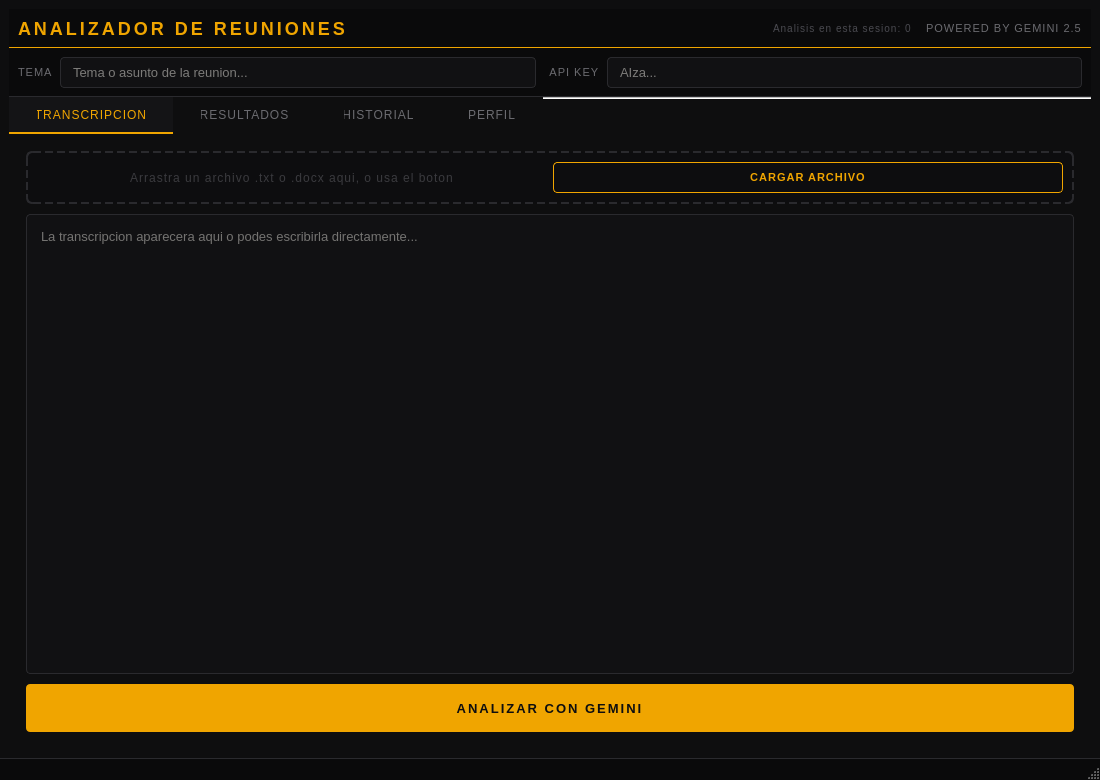
<?xml version="1.0" encoding="UTF-8"?>
<ui version="4.0">
 <class>MainWindow</class>
 <widget class="QMainWindow" name="MainWindow">
  <property name="geometry">
   <rect>
    <x>0</x>
    <y>0</y>
    <width>1100</width>
    <height>780</height>
   </rect>
  </property>
  <property name="windowTitle">
   <string>Analizador de Reuniones</string>
  </property>
  <property name="styleSheet">
   <string>QMainWindow, QWidget#centralwidget { background-color: #0e0e0f; }
QWidget { color: #e8e6e0; font-family: &quot;Segoe UI&quot;; font-size: 13px; }
QTabWidget::pane { border: 1px solid #2a2a2e; background-color: #141416; }
QTabBar::tab { background-color: #0e0e0f; color: #6b6b70; padding: 10px 28px; border: none; border-bottom: 2px solid transparent; font-size: 12px; letter-spacing: 1px; }
QTabBar::tab:selected { color: #f0a500; border-bottom: 2px solid #f0a500; background-color: #141416; }
QTabBar::tab:hover:!selected { color: #c8c6c0; }
QPlainTextEdit { background-color: #111113; border: 1px solid #2a2a2e; border-radius: 4px; color: #d8d6d0; padding: 10px; selection-background-color: #f0a500; selection-color: #0e0e0f; }
QPlainTextEdit:focus { border: 1px solid #f0a500; }
QLineEdit { background-color: #111113; border: 1px solid #2a2a2e; border-radius: 4px; color: #e8e6e0; padding: 6px 10px; }
QLineEdit:focus { border: 1px solid #f0a500; }
QGroupBox { border: 1px solid #2a2a2e; border-radius: 4px; margin-top: 14px; padding-top: 8px; font-size: 11px; letter-spacing: 1px; color: #6b6b70; }
QGroupBox::title { subcontrol-origin: margin; left: 12px; padding: 0 6px; }
QScrollBar:vertical { background: #111113; width: 8px; border: none; }
QScrollBar::handle:vertical { background: #2a2a2e; border-radius: 4px; min-height: 20px; }
QScrollBar::handle:vertical:hover { background: #f0a500; }
QScrollBar::add-line:vertical, QScrollBar::sub-line:vertical { height: 0px; }
QStatusBar { background-color: #0a0a0b; color: #6b6b70; border-top: 1px solid #2a2a2e; font-size: 11px; }
QFrame#frameHeader { background-color: #0a0a0b; border-bottom: 1px solid #f0a500; }
QFrame#frameControles { background-color: #0a0a0b; border-bottom: 1px solid #2a2a2e; }
QLabel#lblAppTitle { color: #f0a500; font-size: 18px; font-weight: bold; letter-spacing: 3px; }
QLabel#lblAppSubtitle { color: #6b6b70; font-size: 11px; letter-spacing: 1px; }
QLabel#lblTema { color: #6b6b70; font-size: 11px; letter-spacing: 1px; }
QLabel#lblApiKey { color: #6b6b70; font-size: 11px; letter-spacing: 1px; }
QLabel#lblEstadisticas { color: #4a4a50; font-size: 10px; letter-spacing: 1px; }
QFrame#frameDropZone { border: 2px dashed #2a2a2e; border-radius: 6px; background-color: #0d0d0f; }</string>
  </property>
  <widget class="QWidget" name="centralwidget">
   <layout class="QVBoxLayout" name="layoutPrincipal">
    <property name="spacing">
     <number>0</number>
    </property>
    <item>
     <widget class="QFrame" name="frameHeader">
      <layout class="QHBoxLayout" name="layoutHeader">
       <item>
        <widget class="QLabel" name="lblAppTitle">
         <property name="text">
          <string>ANALIZADOR DE REUNIONES</string>
         </property>
        </widget>
       </item>
       <item>
        <spacer name="spacerHeader">
         <property name="orientation">
          <enum>Qt::Orientation::Horizontal</enum>
         </property>
         <property name="sizeHint" stdset="0">
          <size>
           <width>40</width>
           <height>20</height>
          </size>
         </property>
        </spacer>
       </item>
       <item>
        <widget class="QLabel" name="lblEstadisticas">
         <property name="text">
          <string>Analisis en esta sesion: 0</string>
         </property>
        </widget>
       </item>
       <item>
        <widget class="QLabel" name="lblAppSubtitle">
         <property name="text">
          <string>  POWERED BY GEMINI 2.5</string>
         </property>
        </widget>
       </item>
      </layout>
     </widget>
    </item>
    <item>
     <widget class="QFrame" name="frameControles">
      <layout class="QHBoxLayout" name="layoutControles">
       <item>
        <widget class="QLabel" name="lblTema">
         <property name="text">
          <string>TEMA</string>
         </property>
        </widget>
       </item>
       <item>
        <widget class="QLineEdit" name="txtTema">
         <property name="placeholderText">
          <string>Tema o asunto de la reunion...</string>
         </property>
        </widget>
       </item>
       <item>
        <widget class="QLabel" name="lblApiKey">
         <property name="text">
          <string>  API KEY</string>
         </property>
        </widget>
       </item>
       <item>
        <widget class="QLineEdit" name="txtApiKey">
         <property name="echoMode">
          <enum>QLineEdit::EchoMode::Password</enum>
         </property>
         <property name="placeholderText">
          <string>AIza...</string>
         </property>
        </widget>
       </item>
      </layout>
     </widget>
    </item>
    <item>
     <widget class="QTabWidget" name="tabWidget">
      <property name="currentIndex">
       <number>0</number>
      </property>
      <property name="documentMode">
       <bool>true</bool>
      </property>
      <widget class="QWidget" name="tabTranscripcion">
       <attribute name="title">
        <string>TRANSCRIPCION</string>
       </attribute>
       <layout class="QVBoxLayout" name="layoutTab1">
        <property name="spacing">
         <number>10</number>
        </property>
        <property name="leftMargin">
         <number>16</number>
        </property>
        <property name="topMargin">
         <number>16</number>
        </property>
        <property name="rightMargin">
         <number>16</number>
        </property>
        <property name="bottomMargin">
         <number>16</number>
        </property>
        <item>
         <widget class="QFrame" name="frameDropZone">
          <layout class="QHBoxLayout" name="layoutDropZone">
           <item>
            <widget class="QLabel" name="lblDropHint">
             <property name="styleSheet">
              <string>color: #3a3a3e; font-size: 12px; letter-spacing: 1px;</string>
             </property>
             <property name="text">
              <string>Arrastra un archivo .txt o .docx aqui, o usa el boton</string>
             </property>
             <property name="alignment">
              <set>Qt::AlignmentFlag::AlignCenter</set>
             </property>
            </widget>
           </item>
           <item>
            <widget class="QPushButton" name="btnCargarArchivo">
             <property name="styleSheet">
              <string>QPushButton { background-color: transparent; color: #f0a500; border: 1px solid #f0a500; border-radius: 4px; padding: 8px 20px; font-size: 11px; letter-spacing: 1px; font-weight: bold; } QPushButton:hover { background-color: #f0a500; color: #0e0e0f; }</string>
             </property>
             <property name="text">
              <string>CARGAR ARCHIVO</string>
             </property>
            </widget>
           </item>
          </layout>
         </widget>
        </item>
        <item>
         <widget class="QPlainTextEdit" name="txtTranscripcion">
          <property name="font">
           <font>
            <family>Segoe UI</family>
            <pointsize>-1</pointsize>
           </font>
          </property>
          <property name="placeholderText">
           <string>La transcripcion aparecera aqui o podes escribirla directamente...</string>
          </property>
         </widget>
        </item>
        <item>
          <widget class="QPushButton" name="btnAnalizar">
           <property name="minimumSize">
            <size>
             <width>0</width>
             <height>48</height>
            </size>
           </property>
           <property name="styleSheet">
            <string>QPushButton { background-color: #f0a500; color: #0e0e0f; border: none; border-radius: 4px; font-size: 13px; font-weight: bold; letter-spacing: 2px; padding: 14px; } QPushButton:hover { background-color: #ffc107; } QPushButton:disabled { background-color: #2a2510; color: #5a5020; }</string>
           </property>
           <property name="text">
            <string>ANALIZAR CON GEMINI</string>
           </property>
          </widget>
        </item>
       </layout>
      </widget>
      <widget class="QWidget" name="tabResultados">
       <attribute name="title">
        <string>RESULTADOS</string>
       </attribute>
       <layout class="QVBoxLayout" name="layoutTab2">
        <property name="spacing">
         <number>10</number>
        </property>
        <property name="leftMargin">
         <number>16</number>
        </property>
        <property name="topMargin">
         <number>16</number>
        </property>
        <property name="rightMargin">
         <number>16</number>
        </property>
        <property name="bottomMargin">
         <number>16</number>
        </property>
        <item>
         <widget class="QTabWidget" name="tabResultadosInterno">
          <property name="styleSheet">
           <string>QTabWidget#tabResultadosInterno QTabBar::tab { padding: 8px 22px; font-size: 11px; letter-spacing: 1px; color: #6b6b70; background-color: #141416; border: none; border-bottom: 2px solid transparent; }
QTabWidget#tabResultadosInterno QTabBar::tab:selected { color: #4ade80; border-bottom: 2px solid #4ade80; }
QTabWidget#tabResultadosInterno QTabBar::tab:hover:!selected { color: #c8c6c0; }
QTabWidget#tabResultadosInterno QTabWidget::pane { border: 1px solid #2a2a2e; background-color: #111113; }</string>
          </property>
          <property name="documentMode">
           <bool>true</bool>
          </property>
          <widget class="QWidget" name="subTabResumen">
           <attribute name="title">
            <string>RESUMEN</string>
           </attribute>
           <layout class="QVBoxLayout" name="layoutSubResumen">
            <property name="leftMargin">
             <number>12</number>
            </property>
            <property name="topMargin">
             <number>12</number>
            </property>
            <property name="rightMargin">
             <number>12</number>
            </property>
            <property name="bottomMargin">
             <number>12</number>
            </property>
            <item>
             <widget class="QPlainTextEdit" name="txtResumen">
              <property name="readOnly">
               <bool>true</bool>
              </property>
              <property name="placeholderText">
               <string>El resumen ejecutivo aparecera aqui despues del analisis...</string>
              </property>
             </widget>
            </item>
           </layout>
          </widget>
          <widget class="QWidget" name="subTabActa">
           <attribute name="title">
            <string>ACTA</string>
           </attribute>
           <layout class="QVBoxLayout" name="layoutSubActa">
            <property name="leftMargin">
             <number>12</number>
            </property>
            <property name="topMargin">
             <number>12</number>
            </property>
            <property name="rightMargin">
             <number>12</number>
            </property>
            <property name="bottomMargin">
             <number>12</number>
            </property>
            <item>
             <widget class="QPlainTextEdit" name="txtActa">
              <property name="readOnly">
               <bool>true</bool>
              </property>
              <property name="placeholderText">
               <string>El acta formal generada aparecera aqui despues del analisis...</string>
              </property>
             </widget>
            </item>
           </layout>
          </widget>
          <widget class="QWidget" name="subTabTareas">
           <attribute name="title">
            <string>TAREAS</string>
           </attribute>
           <layout class="QVBoxLayout" name="layoutSubTareas">
            <property name="leftMargin">
             <number>12</number>
            </property>
            <property name="topMargin">
             <number>12</number>
            </property>
            <property name="rightMargin">
             <number>12</number>
            </property>
            <property name="bottomMargin">
             <number>12</number>
            </property>
            <item>
             <widget class="QPlainTextEdit" name="txtTareas">
              <property name="font">
               <font>
                <family>Segoe UI</family>
                <pointsize>-1</pointsize>
               </font>
              </property>
              <property name="readOnly">
               <bool>true</bool>
              </property>
              <property name="placeholderText">
               <string>Las tareas por participante apareceran aqui despues del analisis...</string>
              </property>
             </widget>
            </item>
           </layout>
          </widget>
         </widget>
        </item>
         <item>
          <widget class="QPushButton" name="btnExportarPDF">
           <property name="enabled">
            <bool>false</bool>
           </property>
           <property name="minimumSize">
            <size>
             <width>0</width>
             <height>48</height>
            </size>
           </property>
           <property name="styleSheet">
            <string>QPushButton { background-color: transparent; color: #4ade80; border: 1px solid #4ade80; border-radius: 4px; font-size: 12px; font-weight: bold; letter-spacing: 2px; padding: 14px; } QPushButton:hover { background-color: #4ade80; color: #0e0e0f; } QPushButton:disabled { color: #1a3a1a; border-color: #1a3a1a; }</string>
           </property>
           <property name="text">
            <string>EXPORTAR ACTA Y TAREAS COMO PDF</string>
           </property>
          </widget>
         </item>
        </layout>
       </widget>
       <widget class="QWidget" name="tabHistorial">
        <attribute name="title">
         <string>HISTORIAL</string>
        </attribute>
        <layout class="QVBoxLayout" name="layoutTab3">
         <property name="spacing">
          <number>10</number>
         </property>
         <property name="leftMargin">
          <number>16</number>
         </property>
         <property name="topMargin">
          <number>16</number>
         </property>
         <property name="rightMargin">
          <number>16</number>
         </property>
         <property name="bottomMargin">
          <number>16</number>
         </property>
         <item>
          <layout class="QHBoxLayout" name="layoutHeaderHistorial">
           <item>
            <widget class="QLabel" name="lblTituloHistorial">
             <property name="styleSheet">
              <string>color: #6b6b70; font-size: 11px; letter-spacing: 1px;</string>
             </property>
             <property name="text">
              <string>REUNIONES GUARDADAS EN EL SERVIDOR REMOTO</string>
             </property>
            </widget>
           </item>
           <item>
            <spacer name="spacerHistorial">
             <property name="orientation">
              <enum>Qt::Orientation::Horizontal</enum>
             </property>
             <property name="sizeHint" stdset="0">
              <size>
               <width>40</width>
               <height>20</height>
              </size>
             </property>
            </spacer>
           </item>
           <item>
            <widget class="QPushButton" name="btnRefrescarHistorial">
             <property name="styleSheet">
              <string>QPushButton { background-color: transparent; color: #f0a500; border: 1px solid #f0a500; border-radius: 4px; padding: 6px 14px; font-size: 11px; letter-spacing: 1px; font-weight: bold; } QPushButton:hover { background-color: #f0a500; color: #0e0e0f; }</string>
             </property>
             <property name="text">
              <string>REFRESCAR HISTORIAL</string>
             </property>
            </widget>
           </item>
          </layout>
         </item>
         <item>
          <widget class="QSplitter" name="splitterHistorial">
           <property name="orientation">
            <enum>Qt::Orientation::Horizontal</enum>
           </property>
           <widget class="QListWidget" name="listHistorial">
            <property name="styleSheet">
             <string>QListWidget { background-color: #111113; border: 1px solid #2a2a2e; border-radius: 4px; color: #d8d6d0; padding: 6px; } QListWidget::item { padding: 10px; border-bottom: 1px solid #1a1a1e; border-radius: 4px; } QListWidget::item:selected { background-color: #2a2510; color: #f0a500; border: 1px solid #f0a500; } QListWidget::item:hover:!selected { background-color: #1a1a1e; }</string>
            </property>
           </widget>
           <widget class="QWidget" name="widgetDetalleHistorial">
            <layout class="QVBoxLayout" name="layoutDetalleHistorial">
             <property name="leftMargin">
              <number>0</number>
             </property>
             <property name="topMargin">
              <number>0</number>
             </property>
             <property name="rightMargin">
              <number>0</number>
             </property>
             <property name="bottomMargin">
              <number>0</number>
             </property>
             <item>
              <widget class="QTabWidget" name="tabDetalleHistorialInterno">
               <property name="styleSheet">
                <string>QTabWidget#tabDetalleHistorialInterno QTabBar::tab { padding: 8px 22px; font-size: 11px; letter-spacing: 1px; color: #6b6b70; background-color: #141416; border: none; border-bottom: 2px solid transparent; } QTabWidget#tabDetalleHistorialInterno QTabBar::tab:selected { color: #f0a500; border-bottom: 2px solid #f0a500; } QTabWidget#tabDetalleHistorialInterno QTabBar::tab:hover:!selected { color: #c8c6c0; } QTabWidget#tabDetalleHistorialInterno QTabWidget::pane { border: 1px solid #2a2a2e; background-color: #111113; }</string>
               </property>
               <property name="documentMode">
                <bool>true</bool>
               </property>
               <widget class="QWidget" name="subTabHistorialResumen">
                <attribute name="title">
                 <string>RESUMEN</string>
                </attribute>
                <layout class="QVBoxLayout" name="layoutHistorialResumen">
                 <item>
                  <widget class="QPlainTextEdit" name="txtHistorialResumen">
                   <property name="readOnly">
                    <bool>true</bool>
                   </property>
                  </widget>
                 </item>
                </layout>
               </widget>
               <widget class="QWidget" name="subTabHistorialActa">
                <attribute name="title">
                 <string>ACTA</string>
                </attribute>
                <layout class="QVBoxLayout" name="layoutHistorialActa">
                 <item>
                  <widget class="QPlainTextEdit" name="txtHistorialActa">
                   <property name="readOnly">
                    <bool>true</bool>
                   </property>
                  </widget>
                 </item>
                </layout>
               </widget>
               <widget class="QWidget" name="subTabHistorialTareas">
                <attribute name="title">
                 <string>TAREAS</string>
                </attribute>
                <layout class="QVBoxLayout" name="layoutHistorialTareas">
                 <item>
                  <widget class="QPlainTextEdit" name="txtHistorialTareas">
                   <property name="readOnly">
                    <bool>true</bool>
                   </property>
                  </widget>
                 </item>
                </layout>
               </widget>
              </widget>
             </item>
             <item>
              <widget class="QPushButton" name="btnExportarHistorialPDF">
               <property name="enabled">
                <bool>false</bool>
               </property>
               <property name="minimumSize">
                <size>
                 <width>0</width>
                 <height>40</height>
                </size>
               </property>
               <property name="styleSheet">
                <string>QPushButton { background-color: transparent; color: #4ade80; border: 1px solid #4ade80; border-radius: 4px; font-size: 11px; font-weight: bold; letter-spacing: 1px; padding: 10px; } QPushButton:hover { background-color: #4ade80; color: #0e0e0f; } QPushButton:disabled { color: #1a3a1a; border-color: #1a3a1a; }</string>
               </property>
               <property name="text">
                <string>EXPORTAR REUNIÓN SELECCIONADA A PDF</string>
               </property>
               </widget>
              </item>
             </layout>
            </widget>
           </widget>
          </item>
         </layout>
        </widget>
       <widget class="QWidget" name="tabPerfil">
        <attribute name="title">
         <string>PERFIL</string>
        </attribute>
        <layout class="QVBoxLayout" name="layoutTab4">
         <property name="spacing">
          <number>16</number>
         </property>
         <property name="leftMargin">
          <number>24</number>
         </property>
         <property name="topMargin">
          <number>24</number>
         </property>
         <property name="rightMargin">
          <number>24</number>
         </property>
         <property name="bottomMargin">
          <number>24</number>
         </property>
         <item>
          <widget class="QGroupBox" name="groupPerfilUsuario">
           <property name="title">
            <string>INFORMACIÓN DE LA CUENTA</string>
           </property>
           <layout class="QVBoxLayout" name="layoutPerfilInfo">
            <item>
             <widget class="QLabel" name="lblPerfilUsuario">
              <property name="styleSheet">
               <string>color: #f0a500; font-size: 16px; font-weight: bold;</string>
              </property>
              <property name="text">
               <string>Usuario: -</string>
              </property>
             </widget>
            </item>
            <item>
             <widget class="QLabel" name="lblPerfilEstado">
              <property name="styleSheet">
               <string>color: #4ade80; font-size: 12px;</string>
              </property>
              <property name="text">
               <string>● Conectado al servidor remoto (poo.juriserver.website)</string>
              </property>
             </widget>
            </item>
           </layout>
          </widget>
         </item>
         <item>
          <widget class="QGroupBox" name="groupPerfilApiKey">
           <property name="title">
            <string>CONFIGURACIÓN DE GEMINI API KEY</string>
           </property>
           <layout class="QVBoxLayout" name="layoutPerfilApiKey">
            <property name="spacing">
             <number>10</number>
            </property>
            <item>
             <widget class="QLabel" name="lblPerfilApiKeyHint">
              <property name="styleSheet">
               <string>color: #6b6b70; font-size: 11px;</string>
              </property>
              <property name="text">
               <string>Podés cambiar tu API Key de Google Gemini en cualquier momento. Se guardará encriptada en tu cuenta.</string>
              </property>
             </widget>
            </item>
            <item>
             <layout class="QHBoxLayout" name="layoutPerfilApiKeyInput">
              <item>
               <widget class="QLineEdit" name="txtPerfilApiKey">
                <property name="echoMode">
                 <enum>QLineEdit::EchoMode::Password</enum>
                </property>
                <property name="placeholderText">
                 <string>Ingresá la nueva API Key (AIza...)</string>
                </property>
               </widget>
              </item>
              <item>
               <widget class="QPushButton" name="btnGuardarApiKey">
                <property name="styleSheet">
                 <string>QPushButton { background-color: #f0a500; color: #0e0e0f; border: none; border-radius: 4px; padding: 8px 18px; font-size: 11px; font-weight: bold; letter-spacing: 1px; } QPushButton:hover { background-color: #ffc107; }</string>
                </property>
                <property name="text">
                 <string>GUARDAR NUEVA API KEY</string>
                </property>
               </widget>
              </item>
             </layout>
            </item>
            <item>
             <widget class="QLabel" name="lblPerfilApiKeyError">
              <property name="styleSheet">
               <string>color: #f87171; font-size: 11px;</string>
              </property>
              <property name="text">
               <string/>
              </property>
             </widget>
            </item>
           </layout>
          </widget>
         </item>
         <item>
          <widget class="QGroupBox" name="groupPerfilSesion">
           <property name="title">
            <string>SESIÓN DE USUARIO</string>
           </property>
           <layout class="QVBoxLayout" name="layoutPerfilSesion">
            <item>
             <widget class="QPushButton" name="btnCerrarSesion">
              <property name="minimumSize">
               <size>
                <width>0</width>
                <height>42</height>
               </size>
              </property>
              <property name="styleSheet">
               <string>QPushButton { background-color: transparent; color: #f87171; border: 1px solid #f87171; border-radius: 4px; font-size: 12px; font-weight: bold; letter-spacing: 1px; padding: 10px; } QPushButton:hover { background-color: #f87171; color: #0e0e0f; }</string>
              </property>
              <property name="text">
               <string>CERRAR SESIÓN (LOGOUT)</string>
              </property>
             </widget>
            </item>
           </layout>
          </widget>
         </item>
         <item>
          <spacer name="spacerPerfil">
           <property name="orientation">
            <enum>Qt::Orientation::Vertical</enum>
           </property>
           <property name="sizeHint" stdset="0">
            <size>
             <width>20</width>
             <height>40</height>
            </size>
           </property>
          </spacer>
         </item>
        </layout>
       </widget>
      </widget>
     </item>
    </layout>
   </widget>
    <widget class="QStatusBar" name="statusbar"/>
   </widget>
  <resources/>
  <connections/>
 </ui>
